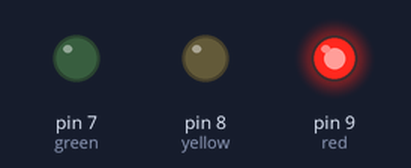
Bench run of a sketch on a simulated Arduino Uno, built with avr-gcc and run on an emulated ATmega328P. Parts: output pins drawn as LEDs (lit = HIGH).

Above: at 4.0 s.
At 11.0 s:
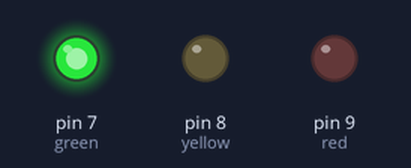
At 15.0 s:
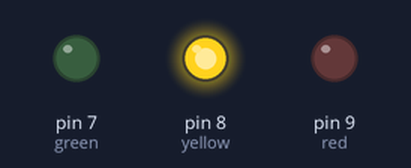
Timing chart, 0 to 20.8 s (numbered marks = the images above):
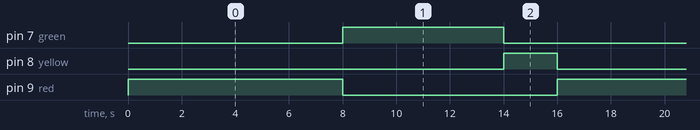

The sketch:

dan_traffic_light.ino
```cpp
// Note: we did not need resistors for this project, just cables and led's
int red = 9;
int yellow = 8;
int green = 7;

void setup(){

  pinMode(red, OUTPUT);
  pinMode(yellow, OUTPUT);
  pinMode(green,  OUTPUT);

}
void loop(){
digitalWrite(red, HIGH);
 delay(8000);
digitalWrite(red,  LOW);

digitalWrite(green, HIGH);
delay(6000);
digitalWrite(green,  LOW);

digitalWrite(yellow, HIGH);
delay(2000);
  digitalWrite(yellow,  LOW);

}
```

Measured:
- by itself, pin 7 (green): alternates HIGH for 6.0 s and LOW for 10.0 s
- by itself, pin 8 (yellow): alternates HIGH for 2.0 s and LOW for 14.0 s
- by itself, pin 9 (red): alternates HIGH for 8.0 s and LOW for 8.0 s
